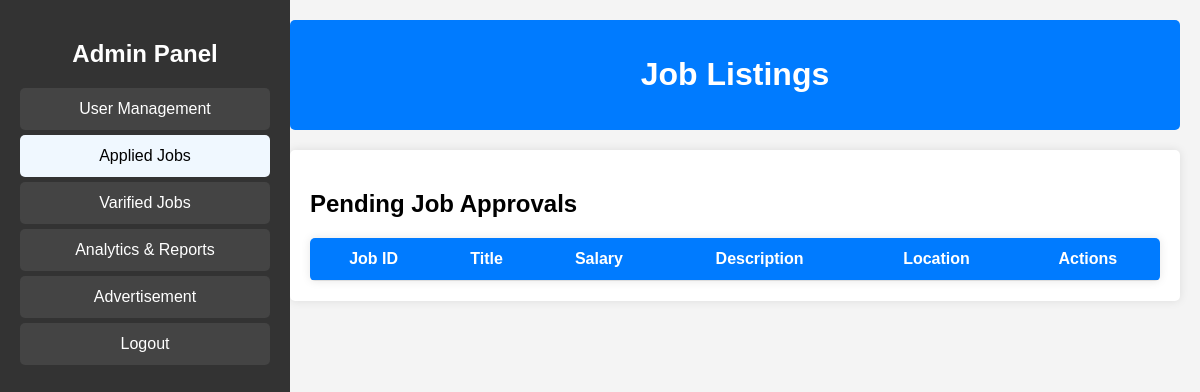
Before: /Admin/jobs.php with the older database file.
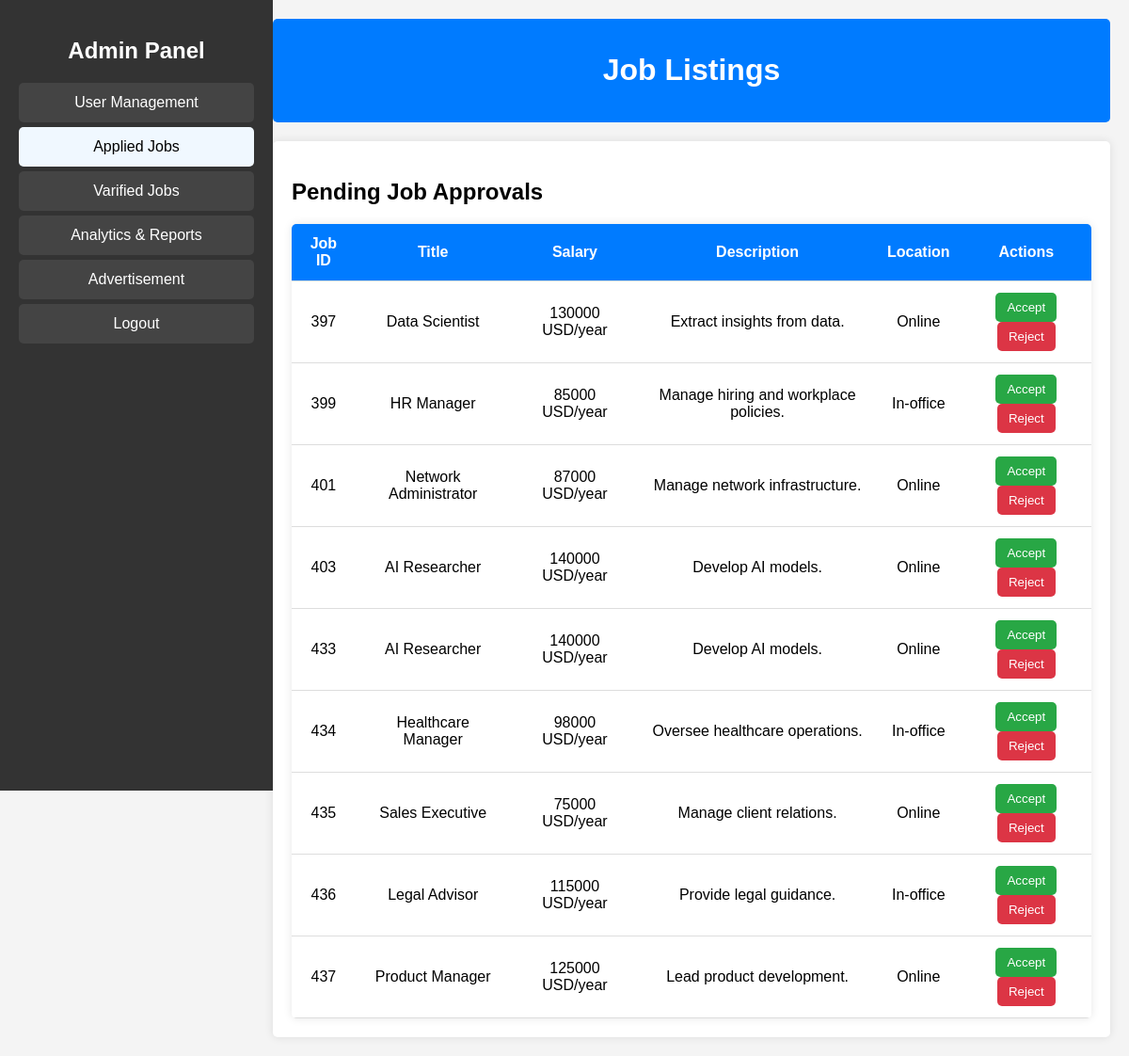
After: the same page with the newer database file.
### tables this page shows
CREATE TABLE `Jobs` (
  `job_id` int(11) NOT NULL AUTO_INCREMENT,
  `title` varchar(255) DEFAULT NULL,
  `salary` varchar(50) DEFAULT NULL,
  `description` text DEFAULT NULL,
  `category` enum('Software','Marketing','Finance','Healthcare') DEFAULT NULL,
  `job_type` enum('Full-time','Part-time') DEFAULT NULL,
  `location` enum('Online','In-office') DEFAULT NULL,
  `Company` varchar(50) NOT NULL,
  `status` enum('pending','varified','rejected') DEFAULT 'pending',
  PRIMARY KEY (`job_id`)
);

### Server/get_data.php (called while the page is built, shortened)
<?php
include('connection.php');
$sql = "SELECT * FROM jobs WHERE status = 'pending'";
$pending_jobs = $conn->query($sql);
?>

### Admin/jobs.php (the view, shortened to what this page needs)
<!DOCTYPE html>
<html lang="en">
<head>
    <link rel="stylesheet" href="../Admin/jobs.css">
</head>
<body>
    <div class="sidebar">
        <h2>Admin Panel</h2>
        <ul>
            <li><a href="../Admin/user.php">User Management</a></li>
            <li style="background-color: aliceblue;"><a style="color: black;" href="../Admin/jobs.php">Applied Jobs</a>
            </li>
            <li><a href="../Admin/varified_jobs.php">Varified Jobs</a></li>
            <li><a href="../Admin/analytics.php">Analytics & Reports</a></li>
            <li><a href="../Admin/ads.php">Advertisement</a></li>
            <li><a href="../index.php">Logout</a></li>
        </ul>
    </div>
    <div class="main-content">
        <div class="header">
            <h1>Job Listings</h1>
        </div>
        <div class="content">
            <h2>Pending Job Approvals</h2>
            <table>
                <thead>
                    <tr>
                        <th>Job ID</th>
                        <th>Title</th>
                        <th>Salary</th>
                        <th>Description</th>
                        <th>Location</th>
                        <th>Actions</th>
                    </tr>
                </thead>
                <tbody>
                    <?php
                    include "../Server/get_data.php";
                    while ($row = $pending_jobs->fetch_assoc()) {
                        echo "<tr>
                            <td>" . $row['job_id'] . "</td>
                            <td>" . $row['title'] . "</td>
                            <td>" . $row['salary'] . "</td>
                            <td>" . $row['description'] . "</td>
                            <td>" . $row['location'] . "</td>
                    <td>
                        <a href='../Server/actions.php?varify_job_id=" . $row['job_id'] . "'><button  class='accept-btn'>Accept</button></a>
                        <a href='../Server/actions.php?job_id=" . $row['job_id'] . "'> <button  class='reject-btn'>Reject</button></a>
                    </td>
                    </tr>";
                    }
                    ?>
                </tbody>
            </table>
        </div>
    </div>
</body>
</html>

### Admin/jobs.css (style rules this page uses)
body { font-family: Arial, sans-serif; margin: 0; padding: 0; display: flex; background-color: #f4f4f4; }
.sidebar { width: 250px; background: #333; color: white; height: 100vh; padding: 20px; position: fixed; }
.sidebar h2 { text-align: center; margin-bottom: 20px; }
.sidebar ul { list-style: none; padding: 0; }
.sidebar ul li { padding: 12px; margin: 5px 0; background: #444; text-align: center; border-radius: 5px; }
.sidebar ul li a { text-decoration: none; color: white; display: block; }
.main-content { margin-left: 270px; padding: 20px; flex-grow: 1; }
.header { background: #007bff; color: white; padding: 15px; text-align: center; border-radius: 5px; }
.content { margin-top: 20px; padding: 20px; background: white; border-radius: 5px; box-shadow: 0px 0px 10px rgba(0, 0, 0, 0.1); }
table { width: 100%; border-collapse: collapse; margin-top: 20px; background: white; box-shadow: 0px 0px 10px rgba(0, 0, 0, 0.1); border-radius: 5px; overflow: hidden; }
th, td { padding: 12px; text-align: center; border-bottom: 1px solid #ddd; }
th { background: #007bff; color: white; }
.accept-btn { background-color: #28a745; color: white; border: none; padding: 8px 12px; border-radius: 5px; cursor: pointer; }
.reject-btn { background-color: #dc3545; color: white; border: none; padding: 8px 12px; border-radius: 5px; cursor: pointer; }

Changed rows visible on the page:
added jobs: job_id "397", title "Data Scientist", salary "130000 USD/year", description "Extract insights from data.", location "Online"
added jobs: job_id "399", title "HR Manager", salary "85000 USD/year", description "Manage hiring and workplace policies.", location "In-office"
added jobs: job_id "401", title "Network Administrator", salary "87000 USD/year", description "Manage network infrastructure.", location "Online"
added jobs: job_id "403", title "AI Researcher", salary "140000 USD/year", description "Develop AI models.", location "Online"
added jobs: job_id "433", title "AI Researcher", salary "140000 USD/year", description "Develop AI models.", location "Online"
added jobs: job_id "434", title "Healthcare Manager", salary "98000 USD/year", description "Oversee healthcare operations.", location "In-office"
added jobs: job_id "435", title "Sales Executive", salary "75000 USD/year", description "Manage client relations.", location "Online"
added jobs: job_id "436", title "Legal Advisor", salary "115000 USD/year", description "Provide legal guidance.", location "In-office"
added jobs: job_id "437", title "Product Manager", salary "125000 USD/year", description "Lead product development.", location "Online"
